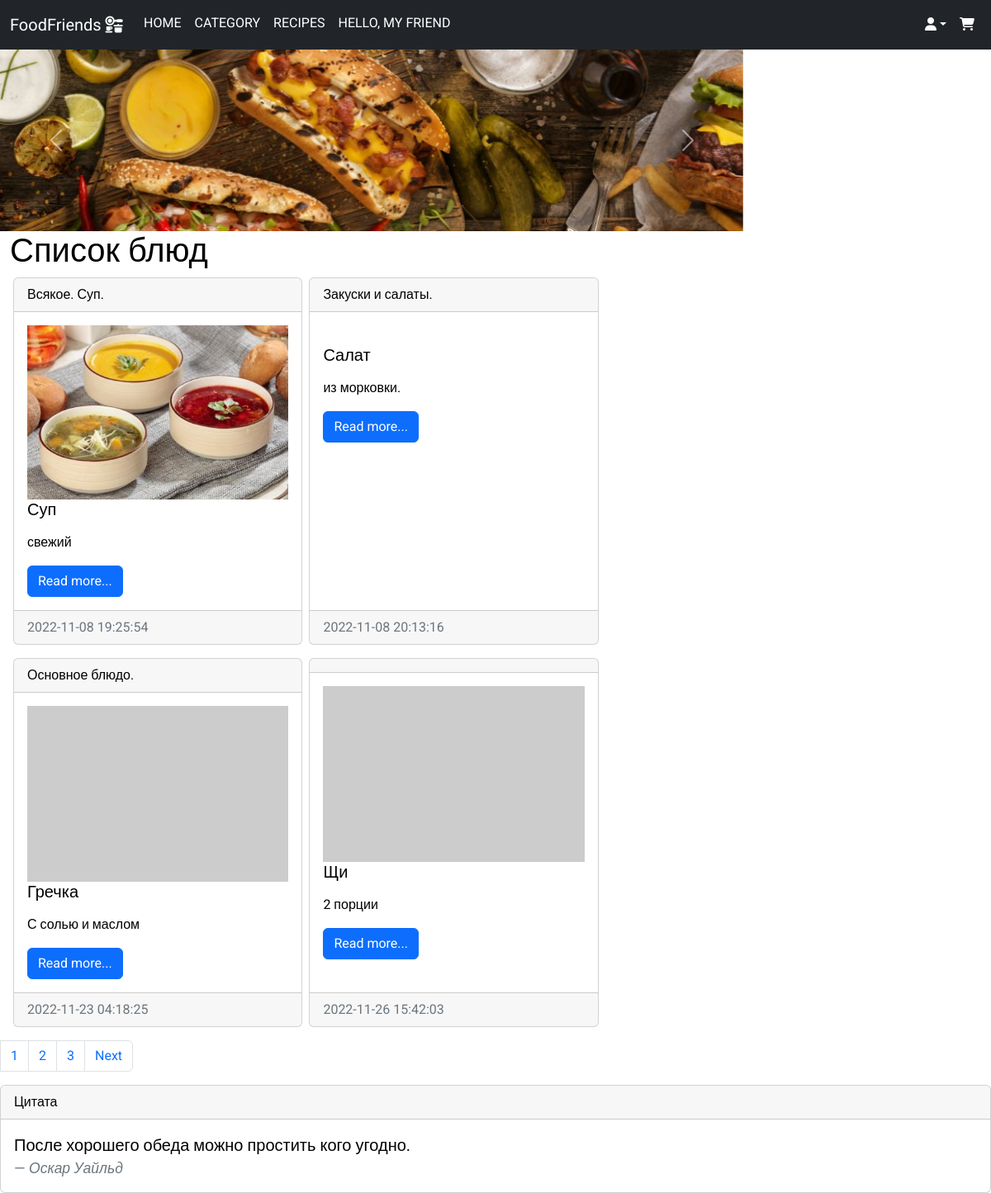
The page / on the database its author committed.
### food/models.py (models this page shows, shortened)
class Category(models.Model):
    title = models.CharField(max_length=150, db_index=True, verbose_name='Категория')
    class Meta:
        verbose_name = 'Категория'
        verbose_name_plural = 'Категории'
        ordering = ['title']
    def __str__(self):
        return self.title

class Food(models.Model):
    title = models.CharField(max_length=150, verbose_name='Заголовок')
    content = models.TextField(blank=True, verbose_name='Контент')
    create_at = models.DateTimeField(auto_now_add=True, verbose_name='Дата публикации')
    update_at = models.DateTimeField(auto_now=True, verbose_name='Обновлено')
    photo = models.ImageField(upload_to='photos/%Y/%m/%d', verbose_name='Фото', blank=True)
    is_published = models.BooleanField(default=True, verbose_name='Опубликовано')
    category = models.ManyToManyField('Category', related_name='category', verbose_name='Категория')
    def get_absolute_url(self):
        return reverse('view_food', kwargs={'pk': self.pk})
    class Meta:
        verbose_name = 'Новость'
        verbose_name_plural = 'Новость'
        ordering = ['id']

### food/views.py (the view)
# urls.py: path('', HomeFood.as_view(), name='home'),
class HomeFood(MyMixin, ListView):
    model = Food
    context_object_name = 'food'
    paginate_by = 4
    def get_context_data(self, *, object_list=None, **kwargs):
        context = super().get_context_data(**kwargs)
        categories = Category.objects.all()
        context['category'] = categories
        context['title'] = 'Список блюд'
        return context
    def get_queryset(self):
        return Food.objects.filter(is_published=True)

### food/templates/food/food_list.html (shortened to what this page needs)
{% extends 'base.html' %}
{% block content %}
    <h1>{{ title }}</h1>
    <div class="d-flex flex-wrap">
      {% for item in object_list %}
      <div class="card mx-1 mb-3" style="min-width:40%; max-width:40%">
          <div class="card-header">
          {% for categor in item.category.all %}
              {{ categor }}
                {% endfor %}
          </div>
          <div class="card-body">
              <div class="media">
                  {% if item.photo %}
                  <img src="{{ item.photo.url }}" alt="" width="350" class="mr-3">
                  {% else %}
                  <img src="https://picsum.photos/350/235/?blur" alt="" class="mr-3">
                  {% endif %}
              </div>
              <h5 class="card-title">{{ item.title }}</h5>
              <p class="card-text">{{ item.content|linebreaks|truncatewords:50 }}</p>
              <a href="{{ item.get_absolute_url }}" class="btn btn-primary">Read more...</a>
          </div>
          <div class="card-footer text-muted">
              {{ item.create_at|date:"Y-m-d H:i:s" }}
          </div>
      </div>
      {% endfor %}
    </div>
{% endblock %}
{% block carousel %}
<div id="carouselExampleControlsNoTouching" class="carousel slide" data-bs-touch="false" data-bs-interval="false">
  <div class="carousel-inner">
    <div class="carousel-item active">
      <img src="media/photos/2022/11/28/1.jpg" class="d-block w-100" alt="...">
    </div>
  </div>
  <button class="carousel-control-prev" type="button" data-bs-target="#carouselExampleControlsNoTouching" data-bs-slide="prev">
    <span class="carousel-control-prev-icon" aria-hidden="true"></span>
  </button>
  <button class="carousel-control-next" type="button" data-bs-target="#carouselExampleControlsNoTouching" data-bs-slide="next">
    <span class="carousel-control-next-icon" aria-hidden="true"></span>
  </button>
</div>
{% endblock %}

### templates/base.html (shortened to what this page needs)
{% load static %}
<!doctype html>
<html lang="en">
<head>
    <link href="{% static 'bootstrap/css/bootstrap.min.css' %}" rel="stylesheet"
>
    <link href="{% static 'css/styles.css' %}" rel="stylesheet">
</head>
<body>
{% include 'ink/_nav.html' %}
       <div class="col-md-9">
{% block carousel %}{% endblock %}
<div class="container mt-8">
  <div class="row">
    <div class="col">
{% block content %} {% endblock %}
    </div>
      </div>
    </div>
          {% if page_obj.has_other_pages %}
             <nav aria-label="...">
             <ul class="pagination"
                {% for p in page_obj.paginator.page_range %}
                {% if page_obj.number == p %}
                   <li class="page-item active" aria-current="page">
                 <a class="page-link" href="?page={{ p }}">{{ p }}</a>
                 {% elif p > page_obj.number|add:-3 and p < page_obj.number|add:3 %}
             <li class="page-item">
                 <a class="page-link" href="?page={{ p }}">{{ p }}</a>
        </li>
      {% endif %}
      {% endfor %}
                 {% if page_obj.has_next %}
                <li class="page-item">
                    <a class="page-link" href="?page={{ page_obj.next_page_number }}">Next</a>
                </li>
                {% endif %}
  </ul>
</nav>
            {% endif %}
        </div>
{% include 'ink/_footer.html' %}
</body>
</html>

### templates/ink/_nav.html (shortened to what this page needs)
<nav class="navbar navbar-expand-lg navbar-dark bg-dark">
  <div class="container-fluid">
    <a class="navbar-brand" href="{% url 'home' %}">FoodFriends <i class="fa-solid fa-kitchen-set"></i></a>
    <div class="collapse navbar-collapse" id="navbarNavAltMarkup">
        <ul class="navbar-nav me-auto mb-2 mb-lg-0 top-menu">
      <div class="navbar-nav">
        <a class="nav-link active" aria-current="page" href="{% url 'home' %}">Home</a>
        <li class="nav-item dropdown">
        <a class="nav-link active dropdown-toggle" data-bs-toggle="dropdown" aria-current="page" href="#">Category</a>
        </li>
        <a class="nav-link" href="{% url 'view_recipes' %}">Recipes</a>
        <a class="nav-link" href="#"data-bs-toggle="modal" data-bs-target="#modal-hi">Hello, my friend</a>
        </ul>
          <ul class="navbar-nav ms-auto mb-2 mb-lg-0">
        <li class="nav-item dropdown">
            {% if request.user.is_authenticated %}
                Добро пожаловать {{ user.username }} | <a href="{% url 'logout' %}">Выход</a>
        {% else %}
          <a class="nav-link active dropdown-toggle" data-bs-toggle="dropdown" aria-current="page" href="#"><i class="fa-sharp fa-solid fa-user"></i></a>
        </li>
{% endif %}
         <li class="nav-item">
          <a class="nav-link activ" aria-current="page" href="#"data-bs-toggle="modal" data-bs-target="#modal-cart">
              <i class="fa-solid fa-cart-shopping"></i></a>
        </li>
          </ul>
      </div>
    </div>
</nav>

### templates/ink/_footer.html
<div class="card">
  <div class="card-header">
    Цитата
  </div>
  <div class="card-body">
    <blockquote class="blockquote mb-0">
      <p>После хорошего обеда можно простить кого угодно.</p>
      <footer class="blockquote-footer"><cite title="Source Title">Оскар Уайльд</cite></footer>
    </blockquote>
  </div>
</div>

### foodfriends/static/css/styles.css (style rules this page uses)
html { font-size: 16px; }
body { font-family: 'Roboto', sans-serif; font-size: 16px; color: #000; background-color: #fff; min-width: 320px; }
img { max-width: 100%; height: auto; }
a { color: #111; }
.navbar-dark .navbar-nav .nav-link { color: var(--bs-navbar-active-color); font-width: 500; text-transform: uppercase; }
.top-menu li a::after { content: ''; display: block; width: 100% height: 1px; transition: all .3s; transform: scale(0); }

### rows shown on the page
Food: photo (picture), title "Суп", content "свежий", create_at "2022-11-08 19:25:54"
Category: title "Всякое."
Category: title "Суп."
Food: title "Салат", content "из морковки.", create_at "2022-11-08 20:13:16"
Category: title "Закуски и салаты."
Food: title "Гречка", content "С солью и маслом", create_at "2022-11-23 04:18:25"
Category: title "Основное блюдо."
Food: title "Щи", content "2 порции", create_at "2022-11-26 15:42:03"

### other values the page prints
{{ title }} "Список блюд"
{{ p }} "1"
{{ p }} "2" "3"
